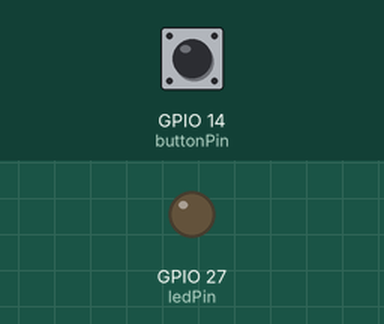
Recording of a sketch running on a simulated ESP32. Shown: output pins drawn as LEDs (lit = HIGH). The test bench sets the inputs (shaded band); at power-on: GPIO 14 (buttonPin) HIGH. What the sketch prints to the serial monitor is not drawn.

Above: at 1.2 s.
1.3 s: GPIO 14 (buttonPin) pulled LOW for 0.15 s
At 2.0 s:
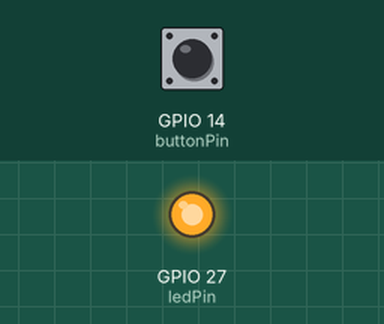
2.9 s: GPIO 14 (buttonPin) pulled LOW for 1 s
At 3.3 s:
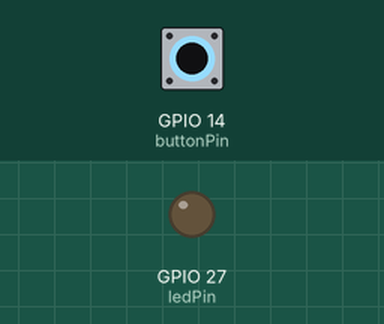
5.4 s: GPIO 14 (buttonPin) pulled LOW for 3.2 s
At 6.4 s:
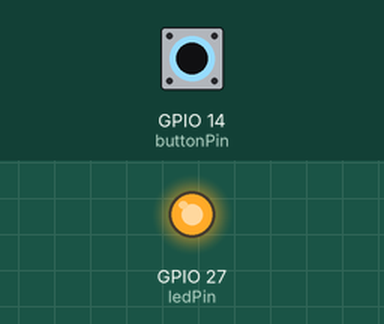
Timing chart, 0 to 8.4 s (numbered marks = the images above; inputs shaded):
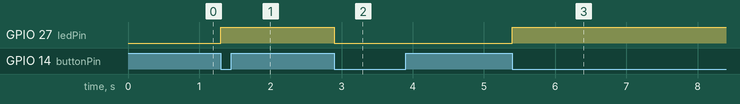

Measured:
- after the input at 1.3 s, GPIO 27 (ledPin): LOW → HIGH at once
- after the input at 2.9 s, GPIO 27 (ledPin): HIGH → LOW at once
- after the input at 5.4 s, GPIO 27 (ledPin): LOW → HIGH at once

The sketch:

interrupthandling.ino
```cpp
const int buttonPin = 14;
const int ledPin = 27;

volatile bool ledState = false;

void IRAM_ATTR handleInterrupt() {
  ledState = !ledState;
  digitalWrite(ledPin, ledState);
}

void setup() {
  Serial.begin(115200);

  pinMode(ledPin, OUTPUT);
  pinMode(buttonPin, INPUT_PULLUP);  // use internal pull-up

  // Attach interrupt to pin 14, trigger on falling edge (button press)
  attachInterrupt(digitalPinToInterrupt(buttonPin), handleInterrupt, FALLING);

  Serial.println("Interrupt demo started");
}

void loop() {
  // nothing to do here — everything is interrupt-driven!
}
```
